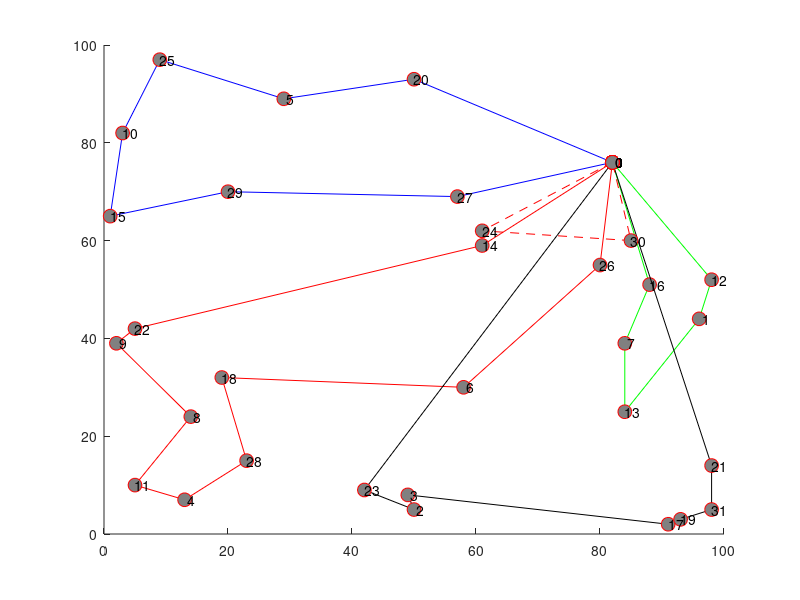

Here is the MATLAB script that generated this plot: (Note: this script raises an error after producing the figure.)
hold on;
plot([ 82; 80; 58; 19; 23; 13;  5; 14;  2;  5; 61; 82], [ 76; 55; 30; 32; 15;  7; 10; 24; 39; 42; 59; 76], '-ro', 'MarkerSize', 10, 'MarkerEdgeColor', 'r', 'MarkerFaceColor', [0.5,0.5,0.5]);
text([ 82; 80; 58; 19; 23; 13;  5; 14;  2;  5; 61; 82], [ 76; 55; 30; 32; 15;  7; 10; 24; 39; 42; 59; 76], num2str([   0;  26;   6;  18;  28;   4;  11;   8;   9;  22;  14;   0]));
plot([ 82; 88; 84; 84; 96; 98; 82], [ 76; 51; 39; 25; 44; 52; 76], '-go', 'MarkerSize', 10, 'MarkerEdgeColor', 'r', 'MarkerFaceColor', [0.5,0.5,0.5]);
text([ 82; 88; 84; 84; 96; 98; 82], [ 76; 51; 39; 25; 44; 52; 76], num2str([   0;  16;   7;  13;   1;  12;   0]));
plot([ 82; 50; 29;  9;  3;  1; 20; 57; 82], [ 76; 93; 89; 97; 82; 65; 70; 69; 76], '-bo', 'MarkerSize', 10, 'MarkerEdgeColor', 'r', 'MarkerFaceColor', [0.5,0.5,0.5]);
text([ 82; 50; 29;  9;  3;  1; 20; 57; 82], [ 76; 93; 89; 97; 82; 65; 70; 69; 76], num2str([   0;  20;   5;  25;  10;  15;  29;  27;   0]));
plot([ 82; 42; 50; 49; 91; 93; 98; 98; 82], [ 76;  9;  5;  8;  2;  3;  5; 14; 76], '-ko', 'MarkerSize', 10, 'MarkerEdgeColor', 'r', 'MarkerFaceColor', [0.5,0.5,0.5]);
text([ 82; 42; 50; 49; 91; 93; 98; 98; 82], [ 76;  9;  5;  8;  2;  3;  5; 14; 76], num2str([   0;  23;   2;   3;  17;  19;  31;  21;   0]));
plot([ 82; 61; 85; 82], [ 76; 62; 60; 76], '--ro', 'MarkerSize', 10, 'MarkerEdgeColor', 'r', 'MarkerFaceColor', [0.5,0.5,0.5]);
text([ 82; 61; 85; 82], [ 76; 62; 60; 76], num2str([   0;  24;  30;   0]));
legend('Route 1','Route 2','Route 3','Route 4','Route 5',0);
xlabel('x');
ylabel('y');
